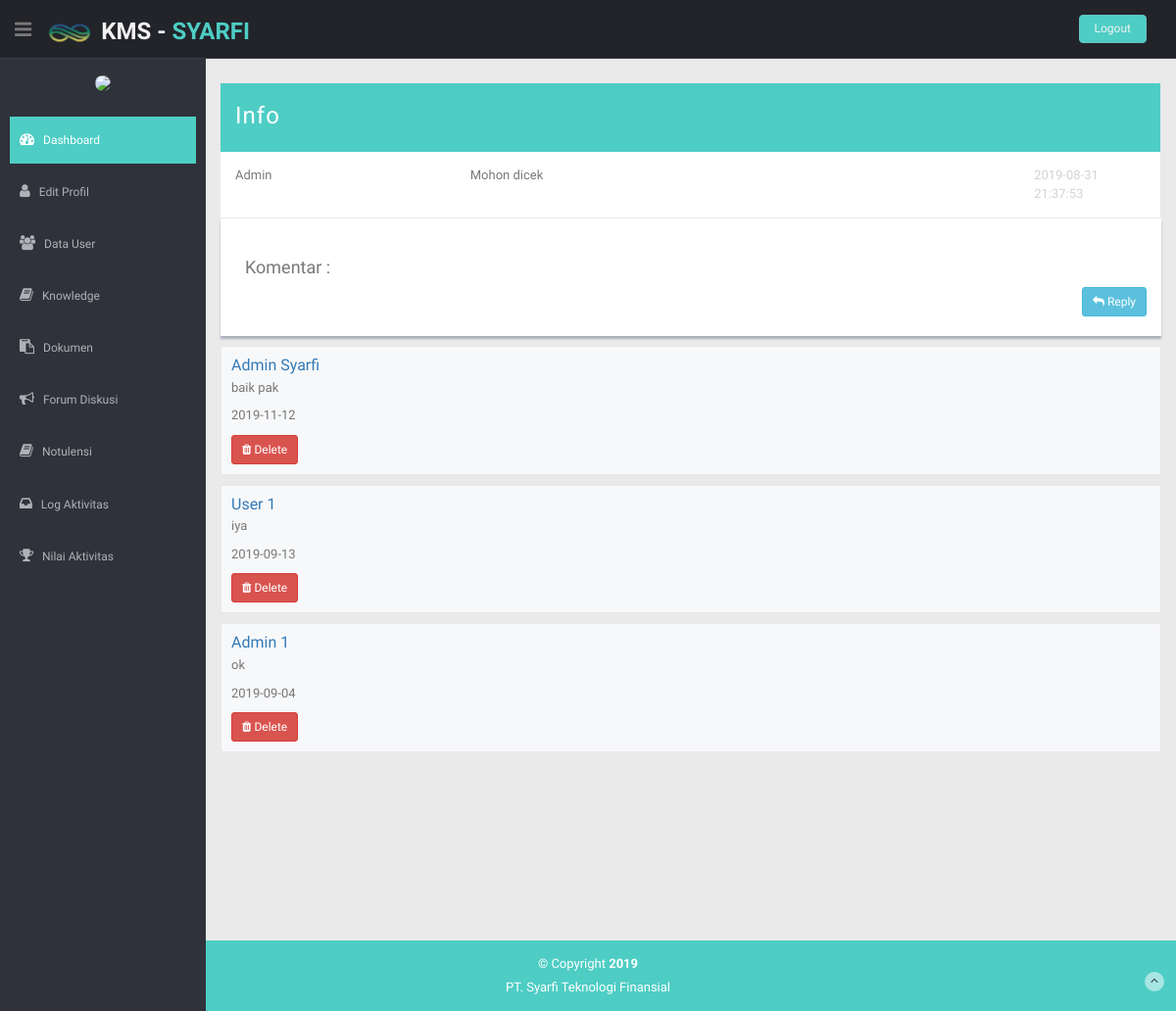
Screenshot of /index.php/admin/forum/read_forum/F-004 with the database file from the repository.
### tables this page shows
CREATE TABLE `tb_forum` (
  `id_forum` varchar(50) NOT NULL,
  `nama_user` varchar(50) NOT NULL,
  `tgl_forum` datetime NOT NULL,
  `judul_forum` varchar(50) NOT NULL,
  `isi_forum` text NOT NULL
);

CREATE TABLE `tb_komentar` (
  `id_komentar` varchar(11) NOT NULL,
  `id_forum` varchar(25) NOT NULL,
  `judul_forum` varchar(50) NOT NULL,
  `tgl_komentar` date NOT NULL,
  `isi_komentar` text NOT NULL,
  `user_komentar` varchar(50) NOT NULL
);

### application/controllers/admin/Forum.php (called while the page is built, shortened)
<?php
class Forum extends CI_Controller
{
    public function __construct()
    {
        $this->load->helper('form');
        $this->load->library('form_validation');
        $this->load->model('forum_model');
        $this->load->model('log_model');
        $this->load->model('nilai_model');
    }
    public function read_forum($id)
    {
        $home = array(
            "nip" => $this->session->userdata('nip', array(), true),
            "user_id" => $this->session->userdata('user_id', array(), true),
            "username" => $this->session->userdata('user_name', array(), true),
            "email" => $this->session->userdata('email', array(), true),
            "user_nama" => $this->session->userdata('nama_user', array(), true),
            "jabatan" => $this->session->userdata('jabatan', array(), true),
            "data" => $this->forum_model->get_forum_id($id),
            "id_forum" => $this->forum_model->id_forum($id),
            "id_komentar" => $this->forum_model->id_komentar($id),
            "komentar" => $this->forum_model->get_komentar($id),
            "data_komen" => $this->forum_model->data_komentar($id),
            "judul_forum" => $this->forum_model->judul_forum($id)
        );
        $this->load->view("admin/read_forum", $home);
    }
}

### index.php (called while the page is built, shortened)
<?php
require_once BASEPATH.'core/CodeIgniter.php';

### application/models/Forum_model.php (called while the page is built, shortened)
<?php
class Forum_model extends CI_Model
{
    public function id_forum($id)
    {
        $this->db->select('Right(tb_forum.id_forum,3) as kode ', false);
        $this->db->order_by('id_forum', 'desc');
        $this->db->limit(1);
        $query = $this->db->get('tb_forum');
        if ($query->num_rows() <> 0) {
            $data = $query->row();
            $kode = intval($data->kode) + 1;
        } else {
            $kode = 1;
        }
        $kodemax = str_pad($kode, 3, "0", STR_PAD_LEFT);
        $kodejadi  = "F-" . $kodemax;
        return $kodejadi;
    }
    public function get_forum_id($id)
    {
        $this->db->where('id_forum', $id);
        return $this->db->get('tb_forum')->result_array();
    }
    public function judul_forum($id)
    {
        $this->db->select('*');
        $this->db->where('id_forum', $id);
        return $this->db->get('tb_forum')->result();
    }
    public function id_komentar()
    {
        $this->db->select('Right(tb_komentar.id_komentar,3) as kode ', false);
        $this->db->order_by('id_komentar', 'desc');
        $this->db->limit(1);
        $query = $this->db->get('tb_komentar');
        if ($query->num_rows() <> 0) {
            $data = $query->row();
            $kode = intval($data->kode) + 1;
        } else {
            $kode = 1;
        }
        $kodemax = str_pad($kode, 3, "0", STR_PAD_LEFT);
        $kodejadi  = "K-" . $kodemax;
        return $kodejadi;
    }
    public function get_komentar($id)
    {
        $this->db->select("*");
        $this->db->from("tb_komentar");
        $this->db->where('id_forum', $id);
        $this->db->order_by("id_komentar desc");
        $query = $this->db->get();
        return $query;
    }
    public function data_komentar($id)
    {
        $this->db->where("id_forum", $id);
        $this->db->order_by("id_komentar desc");
        $query = $this->db->get('tb_komentar');
        return $query->result_array();
    }
}

### application/views/admin/read_forum.php (the view, shortened to what this page needs)
<!DOCTYPE html>
<html lang="en">
<head>
    <link href="<?= base_url('assets/lib/bootstrap/css/bootstrap.min.css', '') ?>" rel="stylesheet">
    <link href="<?= base_url('assets/lib/font-awesome/css/font-awesome.css', '') ?>" rel="stylesheet" />
    <link rel="stylesheet" type="text/css" href="<?= base_url('assets/css/zabuto_calendar.css', '') ?>">
    <link rel="stylesheet" type="text/css" href="<?= base_url('assets/lib/gritter/css/jquery.gritter.css', '') ?>" />
    <link href="<?= base_url('assets/css/style.css', '') ?>" rel="stylesheet">
    <link href="<?= base_url('assets/css/style.css', '') ?>" rel="stylesheet">
</head>
<body>
    <section id="container">
        <header class="header black-bg">
            <div class="sidebar-toggle-box">
                <div class="fa fa-bars tooltips" data-placement="right" data-original-title="Toggle Navigation"></div>
            </div>
            <a href="<?= base_url('index.php/admin/dashboard', '') ?>" class="logo"><img
                    src="<?= base_url('assets/img/icon.png', '') ?>" class="img-circle" width="50"><b> KMS -
                    <span>Syarfi
                    </span></b></a>
            <div class="top-menu">
                <ul class="nav pull-right top-menu">
                    <li><a class="logout" href="<?php echo base_url() ?>index.php/admin/dashboard/logout">Logout </a>
                    </li>
                </ul>
            </div>
        </header>
        <aside>
            <div id="sidebar" class="nav-collapse ">
                <ul class="sidebar-menu" id="nav-accordion">
                    <p class="centered"><img src="<?= base_url('assets/img/' . $this->session->userdata('foto'));  ?>"
                            class="img-circle" width="80"></p>
                    <li class="mt">
                        <a class="active" href="<?= base_url('index.php/admin/dashboard', '') ?>">
                            <i class="fa fa-dashboard"></i>
                            <span>Dashboard</span>
                        </a>
                    </li>
                    <li>
                        <a href="<?= base_url('index.php/admin/profil', '') ?>">
                            <i class="fa fa-user"></i>
                            <span>Edit Profil</span>
                        </a>
                    </li>
                    <li>
                        <a href="<?= base_url('index.php/admin/user', '') ?>">
                            <i class="fa fa-users"></i>
                            <span>Data User</span>
                        </a>
                    </li>
                    <li>
                        <a href="<?= base_url('index.php/admin/knowledge', '') ?>">
                            <i class="fa fa-book"></i>
                            <span>Knowledge</span>
                        </a>
                    </li>
                    <li>
                        <a href="<?= base_url('index.php/admin/dokumen', '') ?>">
                            <i class="fa fa-paste"></i>
                            <span>Dokumen</span>
                        </a>
                    </li>
                    <li>
                        <a href="<?= base_url('index.php/admin/forum', '') ?>">
                            <i class="fa fa-bullhorn"></i>
                            <span>Forum Diskusi</span>
                        </a>
                    </li>
                    <li>
                        <a href="<?= base_url('index.php/admin/notulensi', '') ?>">
                            <i class="fa fa-book"></i>
                            <span>Notulensi</span>
                        </a>
                    </li>
                    <li>
                        <a href="<?= base_url('index.php/admin/log', '') ?>">
                            <i class="fa fa-inbox"></i>
                            <span>Log Aktivitas</span>
                        </a>
                    </li>
                    <li>
                        <a href="<?= base_url('index.php/admin/nilai', '') ?>">
                            <i class="fa fa-trophy"></i>
                            <span>Nilai Aktivitas</span>
                        </a>
                    </li>
            </div>
        </aside>
        <section id="main-content">
            <section class="wrapper site-min-height">
                <?php
                foreach ($data as $row) {
                    ?>
                <div class="chat-room mt">
                    <aside class="mid-side">
                        <div class="chat-room-head">
                            <h3><?php echo $row['judul_forum']; ?></h3>
                            <?php
                            }
                            ?>
                        </div>
                        <?php
                            foreach ($data as $row) {
                                ?>
                        <div class="group-rom">
                            <div class="first-part"><?php echo $row['nama_user']; ?></div>
                            <div class="second-part"><?php echo $row['isi_forum']; ?></div>
                            <div class="third-part"><?php echo $row['tgl_forum']; ?></div>
                        </div>
                </div>
                <?php
                }
                ?>
                <?php
                foreach ($judul_forum as $row) {
                    ?>
                <div class="content-panel">
                    <div class="panel-body">
                        <h4>Komentar :</h4>
                        <a href="<?= base_url(); ?>index.php/admin/forum/reply_forum/<?= $row->id_forum ?>">
                            <button type="button" class="btn btn-info btn-sm pull-right">
                                <i class="fa fa-mail-reply"></i> Reply</button>
                        </a>
                    </div>
                </div>
                <?php
                }
                ?>
                <?php
                if ($komentar->num_rows() > 0) {
                    foreach ($data_komen as $rows) {
                        ?>
                <div class="room-box">
                    <h5 class="text-primary"> <?php echo $rows['user_komentar']; ?></h5>
                    <p><span class="text-muted"><?php echo $rows['isi_komentar']; ?></span></p>
                    <p><span class="text-muted"><?php echo $rows['tgl_komentar']; ?>
                        </span></p>
                    <a
                        href="<?= base_url(); ?>index.php/admin/forum/delete_komentar/<?= $rows['id_komentar'] ?>/<?= $rows['id_forum'] ?>">
                        <button type="button" class="btn btn-danger btn-sm">
                            <i class="fa fa-trash"></i> Delete</button>
                    </a>
                </div>
                <?php
                    }
                }
                ?>
            </section>
        </section>
        <footer class="site-footer">
            <div class="text-center">
                <p>
                    &copy; Copyright <strong>2019</strong>
                </p>
                <div class="credits">
                    <a href="https://syarfi.id/">PT. Syarfi Teknologi Finansial</a>
                </div>
                <a href="buttons.html#" class="go-top">
                    <i class="fa fa-angle-up"></i>
                </a>
            </div>
        </footer>
    </section>
</body>
</html>

### assets/css/style.css (style rules this page uses)
body { color: #797979; background: #eaeaea; font-family: 'Ruda', sans-serif; padding: 0px !important; margin: 0px !important; font-size:13px; }
ul li { list-style: none; }
a, a:hover, a:focus { text-decoration: none; outline: none; }
#container { width: 100%; height: 100%; }
.centered { text-align: center; }
.mt { margin-top: 25px; }
ul.top-menu > li > .logout { color: #f2f2f2; font-size: 12px; border-radius: 4px; -webkit-border-radius: 4px; border: 1px solid #64c3c2 !important; padding: 5px 15px; margin-right: 15px; background: #4ECDC4; margin-top: 15px; }
#sidebar { width: 210px; height: 100%; position: fixed; background: #2f323a; }
#sidebar ul li { position: relative; }
ul.sidebar-menu , ul.sidebar-menu li ul.sub { margin: -2px 0 0; padding: 0; }
ul.sidebar-menu { margin-top: 75px; }
ul.sidebar-menu li { margin-bottom: 5px; margin-left:10px; margin-right:10px; }
ul.sidebar-menu li a span { display: inline-block; }
ul.sidebar-menu li a { color: #aeb2b7; text-decoration: none; display: block; padding: 15px 0 15px 10px; font-size: 12px; outline: none; -webkit-transition: all 0.3s ease; -moz-transition: all 0.3s ease; -o-transition: all 0.3s ease; -ms-transition: all 0.3s ease; transition: all 0.3s ease; }
ul.sidebar-menu li a.active, ul.sidebar-menu li a:hover, ul.sidebar-menu li a:focus { background: #4ECDC4; color: #fff; display: block; -webkit-transition: all 0.3s ease; -moz-transition: all 0.3s ease; -o-transition: all 0.3s ease; -ms-transition: all 0.3s ease; transition: all 0.3s ease; }
ul.sidebar-menu li a i { font-size: 15px; padding-right: 6px; }
ul.sidebar-menu li a.active i { color: #fff; }
#main-content { margin-left: 210px; }
.header, .footer { min-height: 60px; padding: 0 15px; }
.header { position: fixed; left: 0; right: 0; z-index: 1002; }
.black-bg { background: #22242a; border-bottom: 1px solid #393d46; }
.wrapper { display: inline-block; margin-top: 60px; padding-left: 15px; padding-right: 15px; padding-bottom: 15px; padding-top: 0px; width: 100%; }
a.logo { font-size: 24px; color: #f2f2f2; float: left; margin-top: 15px; text-transform: uppercase; }
a.logo b { font-weight: 900; }
a.logo span { color: #4ECDC4; }
#top_menu .nav > li, ul.top-menu > li { float: left; }
ul.top-menu > li > a { color: #666666; font-size: 16px; border-radius: 4px; -webkit-border-radius: 4px; border:1px solid #666666 !important; padding: 2px 6px; margin-right: 15px; }
.sidebar-toggle-box { float: left; padding-right: 15px; margin-top: 20px; }
.sidebar-toggle-box .fa-bars { cursor: pointer; display: inline-block; font-size: 20px; }
.content-panel { background: #ffffff; box-shadow: 0px 3px 2px #aab2bd; padding-top: 15px; padding-bottom: 5px; }
.content-panel h4 { margin-left: 10px; }
.chat-room { border-collapse: collapse; border-spacing: 0; display: table; table-layout: fixed; width: 100%; position: relative; }
.chat-room aside { display: table-cell; float: none; height: 100%; padding: 0; vertical-align: top; }
.chat-room .mid-side { width: 75%; background: #fff; border-right: 1px solid #e5e8ef; }
.chat-room-head { background:#4ECDC4; color: #FFFFFF; min-height: 70px; padding: 15px; }
.chat-room-head h3 { margin: 5px 0 0; font-weight: 100; letter-spacing: 1px; display: inline-block; }
.room-box { border: 1px solid #e7e7e7; background: #f7f8fa; padding: 10px; display: inline-block; width: 100%; margin-top: 10px; border-radius: 2px; -webkit-border-radius: 2px; }
.room-box h5 { margin: 0 0 5px 0; font-weight: 300; font-size: 16px; }
.group-rom { width: 100%; float: left; border-bottom: 1px solid #eaebee; }
.group-rom .first-part, .group-rom .second-part, .group-rom .third-part { float: left; padding: 15px; }
.group-rom .first-part { width: 25%; }
.group-rom .second-part { width: 60%; }
.group-rom .third-part { width: 15%; color: #d4d3d3; }
.site-footer { background: #4ECDC4; color: #fff; padding: 15px 0; }
.site-footer p { margin-bottom: 5px; }
.credits, .credits a { color: #fff; }
.go-top { margin-right: 1%; margin-top: -25px; float: right; background: rgba(255,255,255,.5); width: 20px; height: 20px; border-radius: 50%; -webkit-border-radius: 50%; }
.go-top i { color: #2A3542; }
.site-min-height { min-height: 900px; }

### rows the page displays
tb_forum: judul_forum "Info", nama_user "Admin", isi_forum "Mohon dicek", tgl_forum "2019-08-31 21:37:53"
tb_komentar: user_komentar "Admin Syarfi", isi_komentar "baik pak", tgl_komentar "2019-11-12"
tb_komentar: user_komentar "User 1", isi_komentar "iya", tgl_komentar "2019-09-13"
tb_komentar: user_komentar "Admin 1", isi_komentar "ok", tgl_komentar "2019-09-04"
